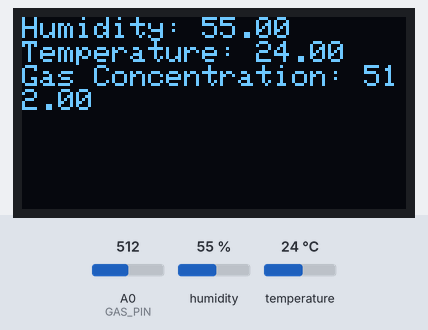
Bench run of a sketch on a simulated ESP8266 (NodeMCU). On the bench: 128×64 one-colour display. Inputs (shaded band) come from the test bench; at power-on: humidity 55 %, A0 (GAS_PIN) = 512, temperature 24 °C. WiFi joins after 1.5 s; servers stay silent unless stated; the local clock reads 2024-03-15 10:24:30 at power-on unless the sketch sets it; no MQTT or app messages arrive unless stated; not simulated (calls return 0 or success): env.h; what the sketch prints to the serial monitor is not drawn.

Above: at 6.3 s.
6.4 s: humidity set to 22 %
At 11.1 s:
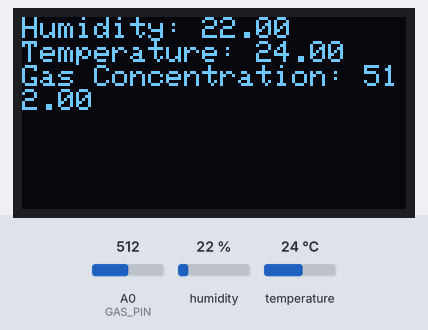
11.6 s: A0 (GAS_PIN) set to 716
At 16.1 s:
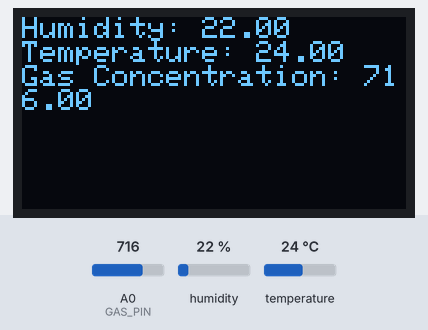
16.6 s: temperature set to 12 °C
At 21.2 s:
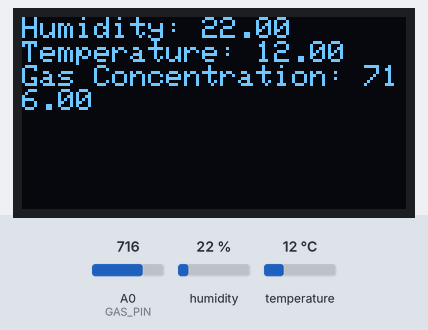
21.6 s: A0 (GAS_PIN) set to 900
At 26.3 s:
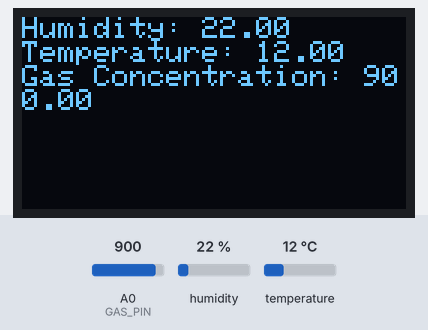
28.1 s: humidity set to 40 %
At 31.3 s:
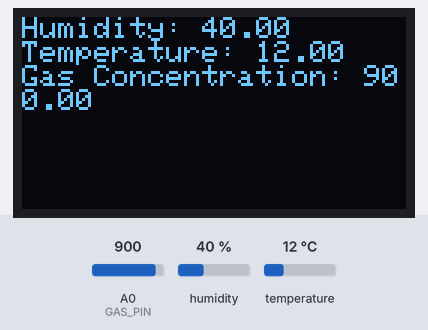
Timing chart, 0 to 32.6 s (numbered marks = the images above; inputs shaded):
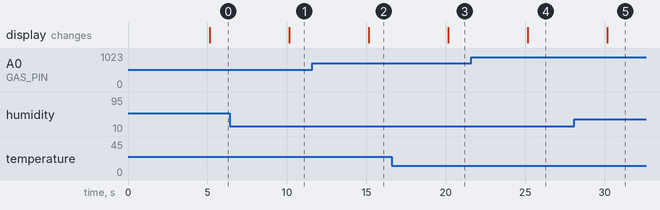

Measured:
- after the input at 6.4 s, the display: changes after 3.8 s (image 1)
- after the input at 11.6 s, the display: changes after 3.6 s (image 2)
- after the input at 16.6 s, the display: changes after 3.6 s (image 3)
- after the input at 21.6 s, the display: changes after 3.6 s (image 4)
- after the input at 28.1 s, the display: changes after 2.1 s (image 5)

The sketch:

Cloud_with_sensor.ino
```cpp
#include <ESP8266WiFi.h>
#include <WiFiClientSecure.h>
#include <PubSubClient.h>
#include <ArduinoJson.h>
#include "env.h"
#include "DHT.h"
#include <Wire.h>
#include <Adafruit_GFX.h>
#include <Adafruit_SSD1306.h>

// WiFi credentials
const char WIFI_SSID[] = "Jaison";
const char WIFI_PASSWORD[] = "comrade131";

// Device name from AWS
const char THINGNAME[] = "ESP8266";

// MQTT broker host address from AWS
const char MQTT_HOST[] = "a3h02dnb8fgs3a-ats.iot.ap-southeast-2.amazonaws.com";

// MQTT topics
const char AWS_IOT_PUBLISH_TOPIC[] = "esp8266/pub";
const char AWS_IOT_SUBSCRIBE_TOPIC[] = "esp8266/sub";

// Publishing interval
const long interval = 5000;

// Timezone offset from UTC
const int8_t TIME_ZONE = -5;

// Last time message was sent
unsigned long lastMillis = 0;

// WiFiClientSecure object for secure communication
WiFiClientSecure net;

// X.509 certificate for the CA
BearSSL::X509List cert(cacert);

// X.509 certificate for the client
BearSSL::X509List client_crt(client_cert);

// RSA private key
BearSSL::PrivateKey key(privkey);

// MQTT client instance
PubSubClient client(net);

// DHT sensor pin and object
#define DHTPIN 2
#define DHTTYPE DHT11
DHT dht(DHTPIN, DHTTYPE);

// Gas sensor pin
#define GAS_PIN A0

// OLED display object
Adafruit_SSD1306 display(128, 64, &Wire, -1);

// Function to connect to NTP server and set time
void NTPConnect() {
  // Set time using SNTP
  Serial.print("Setting time using SNTP");
  configTime(TIME_ZONE * 3600, 0, "pool.ntp.org", "time.nist.gov");
  time_t now = time(nullptr);
  while (now < 1510592825) { // January 13, 2018
    delay(500);
    Serial.print(".");
    now = time(nullptr);
  }
  Serial.println("done!");
}

// Callback function for message reception
void messageReceived(char *topic, byte *payload, unsigned int length) {
  Serial.print("Received [");
  Serial.print(topic);
  Serial.print("]: ");
  for (int i = 0; i < length; i++) {
    Serial.print((char)payload[i]);
  }
  Serial.println();
}

// Function to connect to AWS IoT Core
void connectAWS() {
  delay(3000);
  WiFi.mode(WIFI_STA);
  WiFi.begin(WIFI_SSID, WIFI_PASSWORD);

  Serial.println(String("Attempting to connect to SSID: ") + String(WIFI_SSID));

  // Wait for WiFi connection
  while (WiFi.status() != WL_CONNECTED) {
    Serial.print(".");
    delay(1000);
  }

  // Connect to NTP server to set time
  NTPConnect();

  // Set CA and client certificate for secure communication
  net.setTrustAnchors(&cert);
  net.setClientRSACert(&client_crt, &key);

  // Connect MQTT client to AWS IoT Core
  client.setServer(MQTT_HOST, 8883);
  client.setCallback(messageReceived);

  Serial.println("Connecting to AWS IoT");

  // Attempt to connect to AWS IoT Core
  while (!client.connect(THINGNAME)) {
    Serial.print(".");
    delay(1000);
  }

  // Check if connection is successful
  if (!client.connected()) {
    Serial.println("AWS IoT Timeout!");
    return;
  }

  // Subscribe to MQTT topic
  client.subscribe(AWS_IOT_SUBSCRIBE_TOPIC);
  Serial.println("AWS IoT Connected!");
}

// Function to publish message to AWS IoT Core
void publishMessage() {
  // Read sensor values
  float h = dht.readHumidity();
  float t = dht.readTemperature();
  float gasValue = analogRead(GAS_PIN); // Convert ADC reading to voltage
  // Map the voltage to a meaningful gas concentration range
  float gasConcentration = gasValue;

  // Display sensor readings on the OLED display
  display.clearDisplay();
  display.setCursor(0, 0);
  display.print("Humidity: ");
  display.println(h);
  display.print("Temperature: ");
  display.println(t);
  display.print("Gas Concentration: ");
  display.println(gasConcentration);
  display.display(); // Update the display with new values

  // Print sensor readings to Serial monitor
  Serial.print("Humidity: ");
  Serial.print(h);
  Serial.print("%  Temperature: ");
  Serial.print(t);
  Serial.print("°C  Gas Concentration: ");
  Serial.println(gasConcentration);

  // Create JSON document for message
  StaticJsonDocument<200> doc;
  doc["time"] = millis();
  doc["humidity"] = h;
  doc["temperature"] = t;
  doc["gas_concentration"] = gasConcentration;

  // Serialize JSON document to string
  char jsonBuffer[200];
  serializeJson(doc, jsonBuffer);

  // Publish message to MQTT topic
  client.publish(AWS_IOT_PUBLISH_TOPIC, jsonBuffer);
}

void setup() {
  // Initialize serial communication
  Serial.begin(115200);

  // Initialize OLED display
  display.begin(SSD1306_SWITCHCAPVCC, 0x3C);
  display.clearDisplay();
  display.setTextSize(1);
  display.setTextColor(WHITE);
  display.setCursor(0, 0);
  display.display(); // Show initial display

  // Connect to AWS IoT Core
  connectAWS();
}

void loop() {
  // Check if it's time to publish a message
  if (millis() - lastMillis > interval) {
    lastMillis = millis();
    if (client.connected()) {
      // Publish message
      publishMessage();
    }
  }
  // Maintain MQTT connection
  client.loop();
}
```
